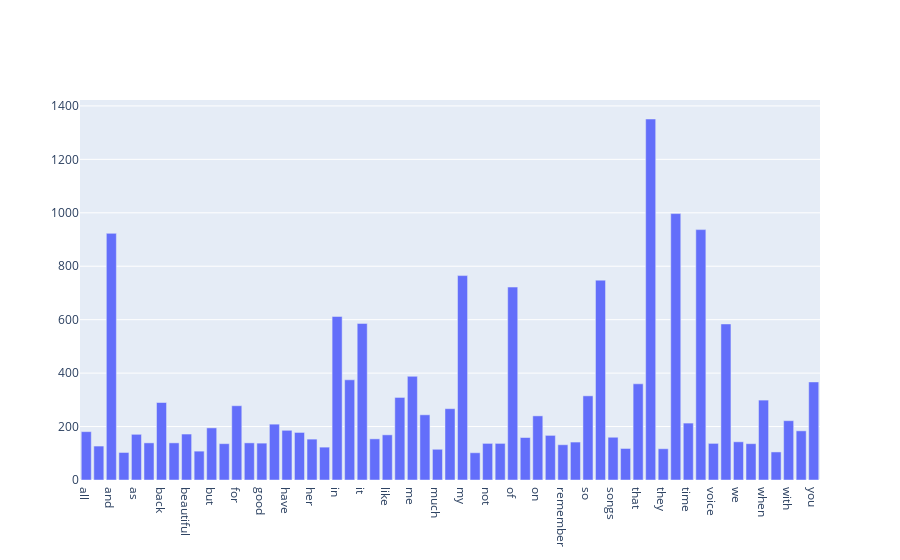

This figure's notebook cell:
### Code cell
x = [terms[i] for i in range(len(term_sums)) if term_sums[i] >100]
y = [term_sums[i] for i in range(len(term_sums)) if term_sums[i] > 100]
fig = go.Figure(data=[go.Bar(x=x, y=y)])
fig.update_layout()

### Figure 1 — Plotly figure (JSON) as saved in the notebook; plotly's stock layout.template omitted (floating-point values rounded to 4 significant figures)
{"data": [{"type": "bar", "x": ["all", "always", "and", "are", "as", "at", "back", "be", "beautiful", "brings", "but", "can", "for", "from", "good", "great", "have", "he", "her", "his", "in", "is", "it", "just", "like", "love", "me", "memories", "much", "music", "my", "never", "not", "now", "of", "old", "on", "one", "remember", "she", "so", "song", "songs", "still", "that", "the", "they", "this", "time", "to", "voice", "was", "we", "what", "when", "will", "with", "years", "you"], "y": [181, 127, 923, 103, 171, 139, 290, 139, 172, 108, 195, 136, 278, 139, 138, 209, 186, 178, 153, 123, 612, 375, 586, 154, 169, 309, 388, 244, 115, 267, 765, 102, 137, 137, 722, 159, 240, 167, 132, 142, 315, 748, 160, 118, 360, 1351, 117, 997, 213, 937, 137, 584, 143, 136, 299, 105, 222, 184, 367]}], "layout": {}}
